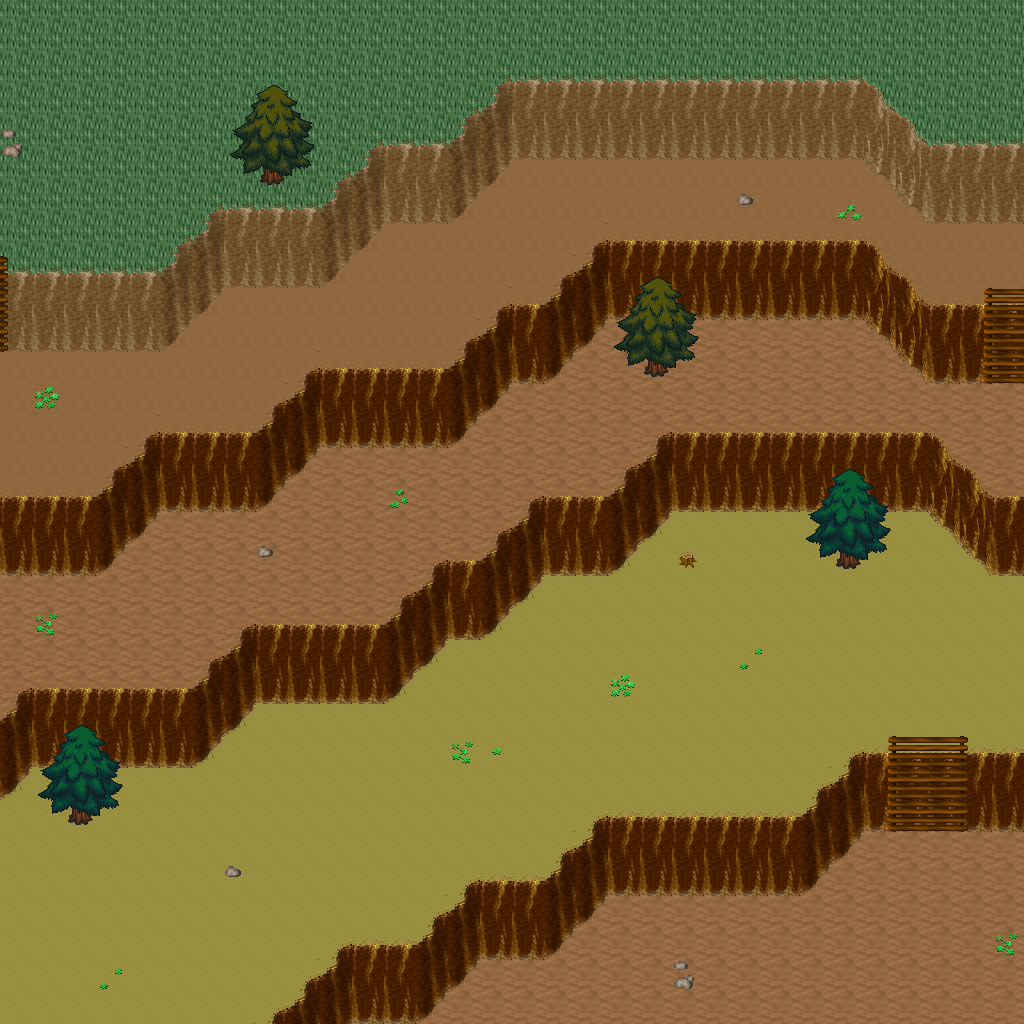

Below is a game level as drawn by its tile map, then a one-line description and the .tmx that defines it (tile-layer data replaced by summaries):
An orthogonal 32x32 tile map with 32x32 px tiles, 5 tile layers (Ground, Objects, Objects2, Above, ...), 1 hidden layer not drawn, 15 tilesets.

<map version="1.10" tiledversion="1.11.0" orientation="orthogonal" renderorder="right-down" width="32" height="32" tilewidth="32" tileheight="32" infinite="0" nextlayerid="11" nextobjectid="1">
 <tileset firstgid="1" name="logic_collision" tilewidth="32" tileheight="32" tilecount="1" columns="1">
  <image source="../drawable/logic_collision.png" width="32" height="32" />
 </tileset>
 <tileset firstgid="2" name="ground_ground" tilewidth="32" tileheight="32" tilecount="33" columns="3">
  <image source="../drawable/ground_ground.png" width="96" height="352" />
 </tileset>
 <tileset firstgid="35" name="ground_ridge_earth_pale" tilewidth="32" tileheight="32" tilecount="96" columns="12">
  <image source="../drawable/ground_ridge_earth_pale.png" width="384" height="256" />
 </tileset>
 <tileset firstgid="131" name="ground_ridge_earth_dark" tilewidth="32" tileheight="32" tilecount="96" columns="12">
  <image source="../drawable/ground_ridge_earth_dark.png" width="384" height="256" />
 </tileset>
 <tileset firstgid="227" name="terrain_desert" tilewidth="32" tileheight="32" tilecount="88" columns="8">
  <image source="../drawable/terrain_desert.png" width="256" height="352" />
 </tileset>
 <tileset firstgid="315" name="ground_ladder_vertical_dark" tilewidth="32" tileheight="32" tilecount="3" columns="3">
  <image source="../drawable/ground_ladder_vertical_dark.png" width="96" height="32" />
 </tileset>
 <tileset firstgid="318" name="plant_tree_evergreen" tilewidth="32" tileheight="32" tilecount="36" columns="3">
  <image source="../drawable/plant_tree_evergreen.png" width="96" height="384" />
 </tileset>
 <tileset firstgid="354" name="plant_cactus" tilewidth="32" tileheight="32" tilecount="2" columns="1">
  <image source="../drawable/plant_cactus.png" width="32" height="64" />
 </tileset>
 <tileset firstgid="356" name="plant_cactus_2" tilewidth="32" tileheight="32" tilecount="10" columns="5">
  <image source="../drawable/plant_cactus_2.png" width="160" height="64" />
 </tileset>
 <tileset firstgid="366" name="ground_sand_2" tilewidth="32" tileheight="32" tilecount="15" columns="5">
  <image source="../drawable/ground_sand_2.png" width="160" height="96" />
 </tileset>
 <tileset firstgid="381" name="plant_tree_tree_darkgreen" tilewidth="32" tileheight="32" tilecount="88" columns="8">
  <image source="../drawable/plant_tree_tree_darkgreen.png" width="256" height="352" />
 </tileset>
 <tileset firstgid="469" name="ground_rock_pebbles" tilewidth="32" tileheight="32" tilecount="3" columns="1">
  <image source="../drawable/ground_rock_pebbles.png" width="32" height="96" />
 </tileset>
 <tileset firstgid="472" name="plant_star_shaped_plants" tilewidth="32" tileheight="32" tilecount="6" columns="2">
  <image source="../drawable/plant_star_shaped_plants.png" width="64" height="96" />
 </tileset>
 <tileset firstgid="478" name="plant_stump_small_stump" tilewidth="32" tileheight="32" tilecount="4" columns="2">
  <image source="../drawable/plant_stump_small_stump.png" width="64" height="64" />
 </tileset>
 <tileset firstgid="482" name="plant_round_cactuses" tilewidth="32" tileheight="32" tilecount="20" columns="10">
  <image source="../drawable/plant_round_cactuses.png" width="320" height="64" />
 </tileset>
 <layer id="1" name="Ground" width="32" height="32">
  <data>[1024 cells, 1024 non-empty, 4 distinct tile ids]</data>
 </layer>
 <layer id="2" name="Objects" width="32" height="32">
  <data>[1024 cells, 434 non-empty, 34 distinct tile ids]</data>
 </layer>
 <layer id="3" name="Objects2" width="32" height="32">
  <data>[1024 cells, 21 non-empty, 3 distinct tile ids]</data>
 </layer>
 <layer id="4" name="Above" width="32" height="32">
  <data>[1024 cells, 38 non-empty, 19 distinct tile ids]</data>
 </layer>
 <layer id="5" name="Above2" width="32" height="32">
  <data>[1024 cells, 0 non-empty, 0 distinct tile ids]</data>
 </layer>
 <layer id="6" name="Walkable" width="32" height="32" visible="0">
  <data>[1024 cells, 236 non-empty, 1 distinct tile ids]</data>
 </layer>
 <objectgroup id="7" name="Mapevents" />
 <objectgroup id="8" name="Spawn" />
 <objectgroup id="9" name="Keys" />
 <objectgroup id="10" name="Replace" />
</map>
